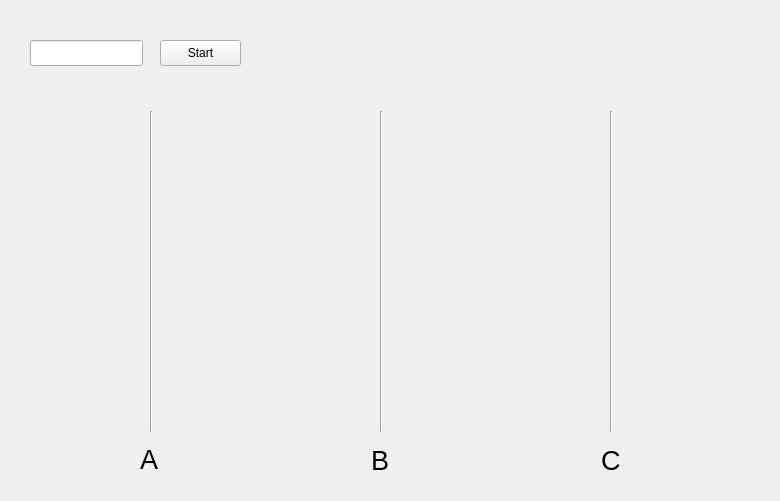
<?xml version="1.0" encoding="UTF-8"?>
<ui version="4.0">
 <class>Widget</class>
 <widget class="QWidget" name="Widget">
  <property name="geometry">
   <rect>
    <x>0</x>
    <y>0</y>
    <width>780</width>
    <height>501</height>
   </rect>
  </property>
  <property name="windowTitle">
   <string>Widget</string>
  </property>
  <widget class="Line" name="line">
   <property name="geometry">
    <rect>
     <x>141</x>
     <y>111</y>
     <width>20</width>
     <height>321</height>
    </rect>
   </property>
   <property name="orientation">
    <enum>Qt::Vertical</enum>
   </property>
  </widget>
  <widget class="Line" name="line_2">
   <property name="geometry">
    <rect>
     <x>371</x>
     <y>111</y>
     <width>20</width>
     <height>321</height>
    </rect>
   </property>
   <property name="orientation">
    <enum>Qt::Vertical</enum>
   </property>
  </widget>
  <widget class="Line" name="line_3">
   <property name="geometry">
    <rect>
     <x>601</x>
     <y>111</y>
     <width>20</width>
     <height>321</height>
    </rect>
   </property>
   <property name="orientation">
    <enum>Qt::Vertical</enum>
   </property>
  </widget>
  <widget class="QLabel" name="label">
   <property name="geometry">
    <rect>
     <x>140</x>
     <y>440</y>
     <width>18</width>
     <height>38</height>
    </rect>
   </property>
   <property name="font">
    <font>
     <pointsize>20</pointsize>
    </font>
   </property>
   <property name="text">
    <string>A</string>
   </property>
  </widget>
  <widget class="QLabel" name="label_2">
   <property name="geometry">
    <rect>
     <x>371</x>
     <y>441</y>
     <width>19</width>
     <height>38</height>
    </rect>
   </property>
   <property name="font">
    <font>
     <pointsize>20</pointsize>
    </font>
   </property>
   <property name="text">
    <string>B</string>
   </property>
  </widget>
  <widget class="QLabel" name="label_3">
   <property name="geometry">
    <rect>
     <x>601</x>
     <y>441</y>
     <width>19</width>
     <height>38</height>
    </rect>
   </property>
   <property name="font">
    <font>
     <pointsize>20</pointsize>
    </font>
   </property>
   <property name="text">
    <string>C</string>
   </property>
  </widget>
  <widget class="QLineEdit" name="txtNum">
   <property name="geometry">
    <rect>
     <x>30</x>
     <y>40</y>
     <width>113</width>
     <height>26</height>
    </rect>
   </property>
  </widget>
  <widget class="QPushButton" name="btnStart">
   <property name="geometry">
    <rect>
     <x>160</x>
     <y>40</y>
     <width>81</width>
     <height>26</height>
    </rect>
   </property>
   <property name="text">
    <string>Start</string>
   </property>
  </widget>
 </widget>
 <layoutdefault spacing="6" margin="11"/>
 <resources/>
 <connections/>
</ui>
